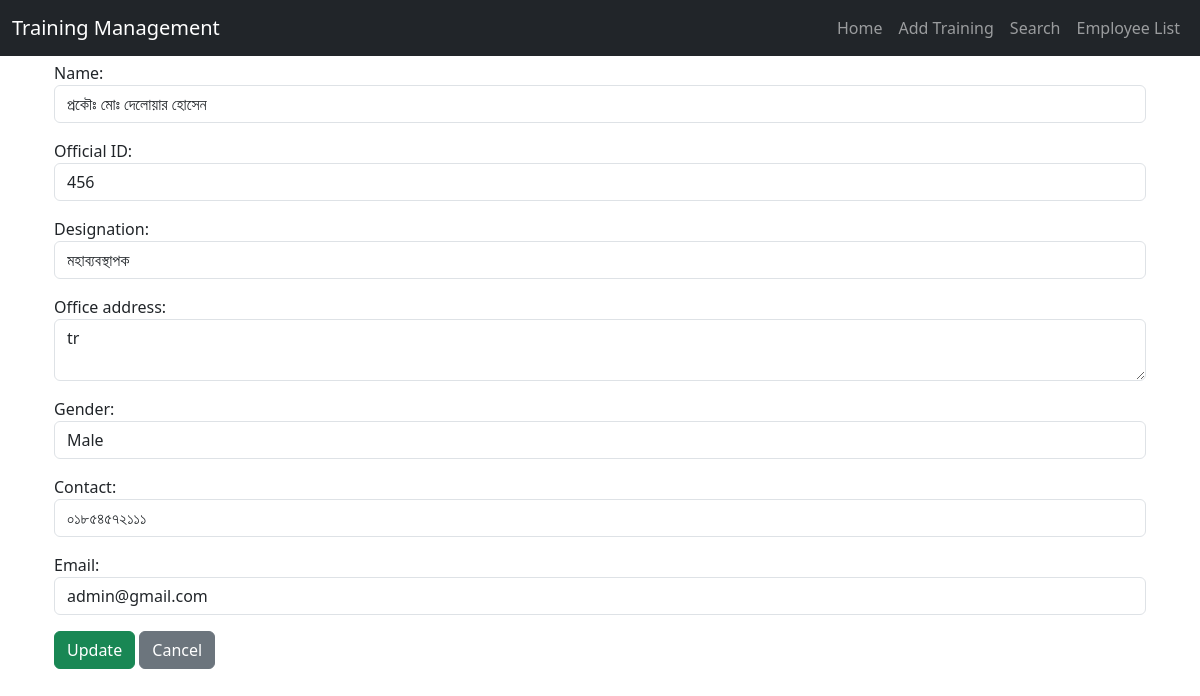
The page /dashboard/participants/update/1/ on the database its author committed.
### dashboard/models.py (models this page shows, shortened)
class Participant(models.Model):
    training = models.ForeignKey(Training, on_delete=models.CASCADE)
    batch = models.ForeignKey(Batch, on_delete=models.CASCADE)
    name = models.CharField(max_length=255)
    designation = models.CharField(max_length=255)
    office_address = models.TextField()
    gender = models.CharField(max_length=10)
    contact = models.CharField(max_length=20)
    email = models.EmailField(blank=True, null=True)  # ✅ Optional now
    batch_number = models.IntegerField()
    Official_ID = models.CharField(max_length=255)
    total_training_hours = models.IntegerField(default=0)
    created_at = models.DateTimeField(auto_now_add=True)

### dashboard/views/participant.py (the view)
# urls.py: path('participants/update/<int:participant_id>/', participant.update_participant, name='update_participant'),
def update_participant(request, participant_id):
    participant = get_object_or_404(Participant, pk=participant_id)
    training = participant.training
    batch = participant.batch
    if request.method == 'POST':
        form = ParticipantForm(request.POST, instance=participant)
        if form.is_valid():
            form.save()
            messages.success(request, "✅ Participant updated successfully.")
            return redirect('dashboard:participant_list', training_id=training.id, batch_id=batch.id)
        else:
            messages.error(request, "❌ Please correct the errors.")
    else:
        form = ParticipantForm(instance=participant)
    return render(request, 'dashboard/update_participant.html', {
        'form': form,
        'participant': participant,
        'training': training,
        'batch': batch,
    })

### dashboard/forms.py
class ParticipantForm(forms.ModelForm):
    class Meta:
        model = Participant
        fields = [
            'name', 'Official_ID', 'designation', 'office_address',
            'gender', 'contact', 'email'
        ]
        widgets = {
            'name': forms.TextInput(attrs={'class': 'form-control', 'id': 'id_name'}),
            'Official_ID': forms.TextInput(attrs={'class': 'form-control', 'id': 'id_Official_ID'}),
            'designation': forms.TextInput(attrs={'class': 'form-control', 'id': 'id_designation'}),
            'office_address': forms.Textarea(attrs={'class': 'form-control', 'rows': 2, 'id': 'id_office_address'}),
            'gender': forms.Select(attrs={'class': 'form-control', 'id': 'id_gender'}, choices=[
                ('Male', 'Male'),
                ('Female', 'Female')
            ]),
            'contact': forms.TextInput(attrs={'class': 'form-control', 'id': 'id_contact'}),
            'email': forms.EmailInput(attrs={'class': 'form-control', 'id': 'id_email'}),
        }

### dashboard/templates/dashboard/update_participant.html (shortened to what this page needs)
{% extends 'base.html' %}
{% block content %}
<div class="container mt-4">
    <h4>Update Participant</h4>
    <form method="POST">
        {{ form.as_p }}
        <button type="submit" class="btn btn-success">Update</button>
        <a href="{% url 'dashboard:participant_list' training.id batch.id %}" class="btn btn-secondary">Cancel</a>
    </form>
</div>
{% endblock %}

### rows shown on the page
Participant: name "প্রকৌঃ মোঃ দেলোয়ার হোসেন", Official_ID "456", designation "মহাব্যবস্থাপক", office_address "tr", gender "Male", contact "০১৮৫৪৫৭২১১১", email "admin@gmail.com"
